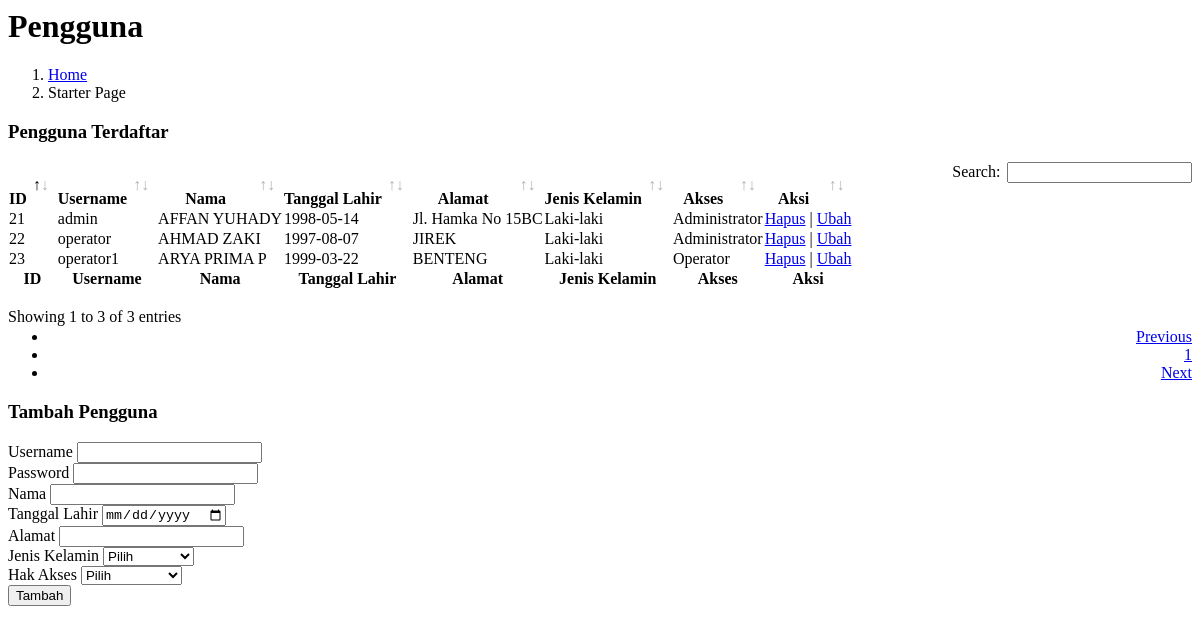
Screenshot of /hal/pengguna.php with the database file from the repository.
### tables this page shows
CREATE TABLE `data_diri1` (
  `id` int NOT NULL,
  `username` varchar(255) NOT NULL,
  `password` text NOT NULL,
  `nama` varchar(255) NOT NULL,
  `tanggal_lahir` date NOT NULL,
  `alamat` text NOT NULL,
  `jk` tinyint(1) NOT NULL,
  `hak_akses` char(1) NOT NULL
);

### hal/pengguna.php (the view, shortened to what this page needs)
<?php
$sql = "SELECT * FROM data_diri1";
$result = mysqli_query($db, $sql);
?>
<link rel="stylesheet" href="plugins/datatables-bs4/css/dataTables.bootstrap4.min.css">
<link rel="stylesheet" href="plugins/datatables-responsive/css/responsive.bootstrap4.min.css">
<link rel="stylesheet" href="plugins/datatables-buttons/css/buttons.bootstrap4.min.css">
<div class="content-wrapper">
    <div class="content-header">
      <div class="container-fluid">
        <div class="row mb-2">
          <div class="col-sm-6">
            <h1 class="m-0">Pengguna</h1>
          </div>
          <div class="col-sm-6">
            <ol class="breadcrumb float-sm-right">
              <li class="breadcrumb-item"><a href="#">Home</a></li>
              <li class="breadcrumb-item active">Starter Page</li>
            </ol>
          </div>
        </div>
      </div>
    </div>
    <div class="content">
      <div class="container-fluid">
        <div class="row">
          <div class="col-lg-12">
            <div class="card">
              <div class="card-header">
                <h3 class="card-title">Pengguna Terdaftar</h3>
              </div>
              <div class="card-body">
                <table id="example1" class="table table-bordered table-striped">
                  <thead>
                  <tr>
                    <th>ID</th>
                    <th>Username</th>
                    <th>Nama</th>
                    <th>Tanggal Lahir</th>
                    <th>Alamat</th>
                    <th>Jenis Kelamin</th>
                    <th>Akses</th>
                    <th>Aksi</th>
                  </tr>
                  </thead>
                  <tbody>
                  <?php while($row = mysqli_fetch_array($result)){
                    if($row['jk'] == "1"){
                      $jenis_kelamin = "Laki-laki";
                    } else {
                      $jenis_kelamin = "Perempuan";
                    }
                    if($row['hak_akses'] == "1"){
                      $akses = "Administrator";
                    } else if($row['hak_akses'] == "2"){
                      $akses = "Operator";
                    }
                    ?>
                  <tr>
                    <td><?php echo $row['id']?></td>
                    <td><?php echo $row['username']?></td>
                    <td><?php echo $row['nama']?></td>
                    <td><?php echo $row['tanggal_lahir']?></td>
                    <td><?php echo $row['alamat']?></td>
                    <td><?php echo $jenis_kelamin?></td>
                    <td><?php echo $akses ?></td>
                    <td><a href="?p=pengguna&del=<?php echo $row['id']?>">Hapus</a> | <a href="?p=pengguna_ubah&id=<?php echo $row['id']?>">Ubah</a></td>
                  </tr>
                  <?php } ?>
                  </tbody>
                  <tfoot>
                  <tr>
                  <th>ID</th>
                    <th>Username</th>
                    <th>Nama</th>
                    <th>Tanggal Lahir</th>
                    <th>Alamat</th>
                    <th>Jenis Kelamin</th>
                    <th>Akses</th>
                    <th>Aksi</th>
                  </tr>
                  </tfoot>
                </table>
              </div>
            </div>
            <div class="card card-primary">
              <div class="card-header">
                <h3 class="card-title">Tambah Pengguna</h3>
              </div>
              <form method="post" action="?p=pengguna">
                <div class="card-body">
                  <div class="form-group">
                    <label>Username</label>
                    <input type="text" name="username" class="form-control">
                  </div>
                  <div class="form-group">
                    <label>Password</label>
                    <input type="password" name="password" class="form-control">
                  </div>
                  <div class="form-group">
                    <label>Nama</label>
                    <input type="text" name="nama" class="form-control">
                  </div>
                  <div class="form-group">
                    <label>Tanggal Lahir</label>
                    <input type="date" name="tanggal_lahir" class="form-control">
                  </div>
                  <div class="form-group">
                    <label>Alamat</label>
                    <input type="text" name="alamat" class="form-control">
                  </div>
                  <div class="form-group">
                    <label>Jenis Kelamin</label>
                    <select name="jk" class="form-control">
                      <option>Pilih</option>
                    </select>
                  </div>
                  <div class="form-group">
                    <label>Hak Akses</label>
                    <select name="akses" class="form-control">
                      <option>Pilih</option>
                    </select>
                  </div>
                </div>
                <div class="card-footer">
                  <button type="submit" name="tambah" class="btn btn-primary">Tambah</button>
                </div>
              </form>
            </div>
          </div>
        </div>
      </div>
    </div>
  </div>

### rows the page displays
data_diri1: id "21", username "admin", nama "AFFAN YUHADY", tanggal_lahir "1998-05-14", alamat "Jl. Hamka No 15BC", jk "Laki-laki", hak_akses "Administrator"
data_diri1: id "22", username "operator", nama "AHMAD ZAKI", tanggal_lahir "1997-08-07", alamat "JIREK", jk "Laki-laki", hak_akses "Administrator"
data_diri1: id "23", username "operator1", nama "ARYA PRIMA P", tanggal_lahir "1999-03-22", alamat "BENTENG", jk "Laki-laki", hak_akses "Operator"
